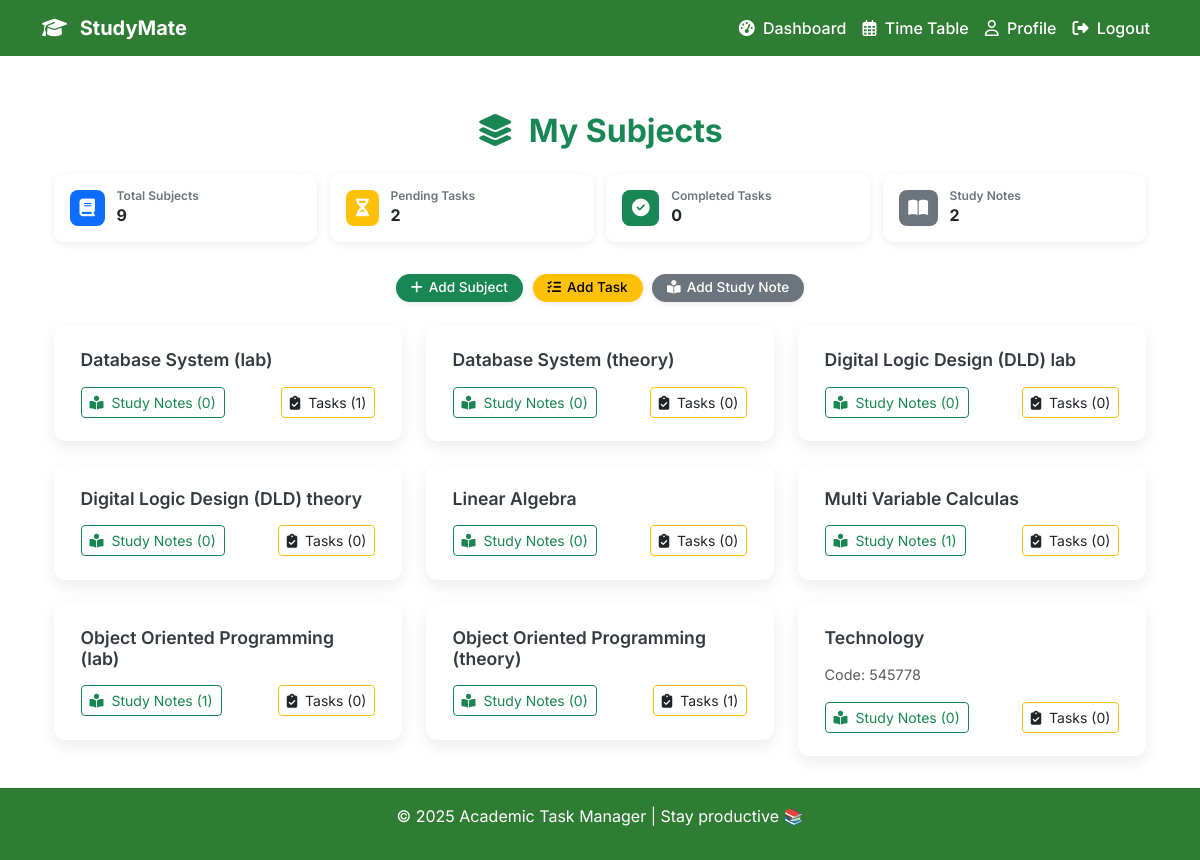
The app's page /dashboard/ (signed in), older data.
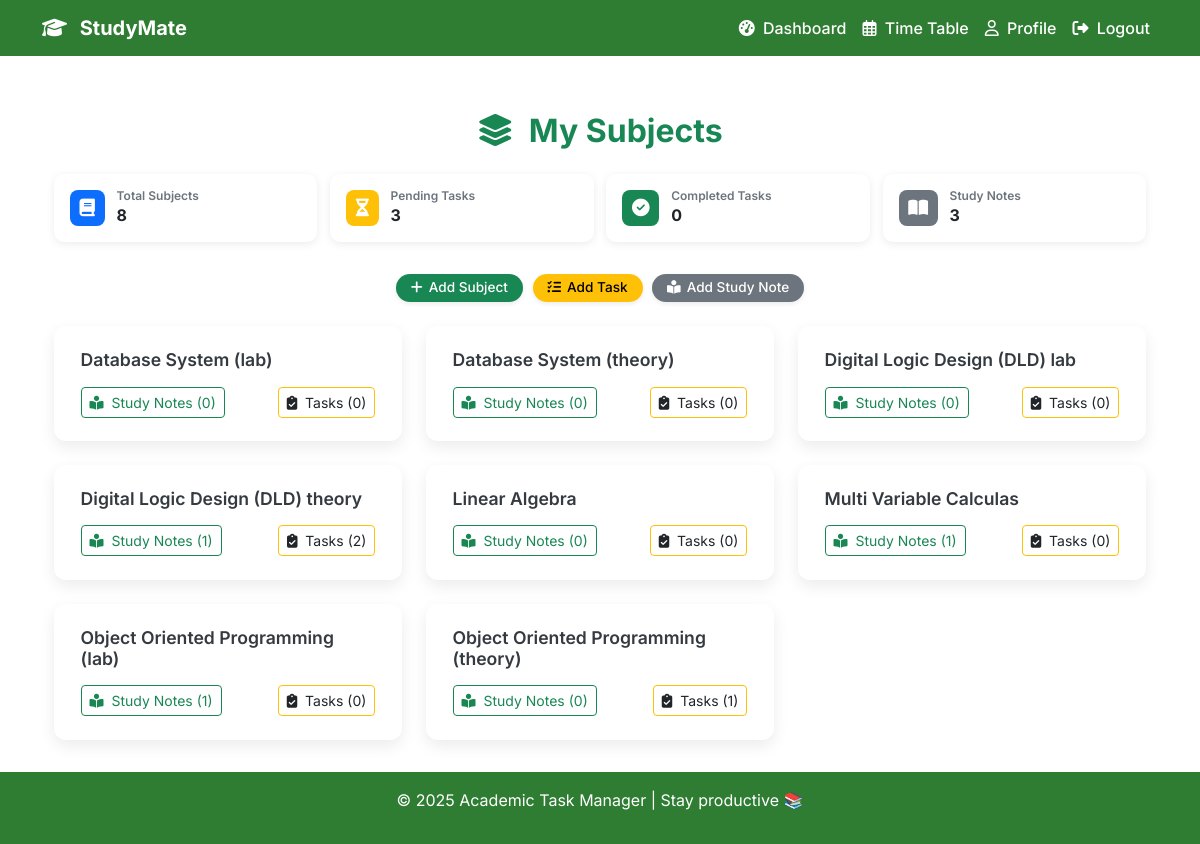
The same page, newer data.
### academy/models.py (models this page shows, shortened)
class Subject(models.Model):
    user = models.ForeignKey(
        settings.AUTH_USER_MODEL,
        on_delete=models.CASCADE,
        null=True,
        blank=True,
        help_text="Assign to a specific user (optional)"
    )
    name = models.CharField(max_length=50)
    course_code = models.CharField(max_length=20, null=True, blank=True)
    std_id = models.CharField(max_length=15, default="BSE-25S-006")
    semester = models.IntegerField(choices=SEMESTER_CHOICES, null=True, blank=True)

### academy/views.py (the view)
# urls.py: path("dashboard/", student_dashboard, name="student_dashboard"),
@login_required
def student_dashboard(request):
    user = request.user
    tasks_count = Task.objects.filter(user=request.user).count() or 0
    notes_count = LearningItem.objects.filter(user=request.user).count()  or 0
    timetable_count = TimeTable.objects.filter(user=request.user).count() or 0
    subjects = (
        Subject.objects
        .filter(semester=user.semester)
        .annotate(
            total_tasks=Count("task", distinct=True),  # total tasks related to this subject
            pending_tasks=Count("task", filter=Q(task__status="Pending")),
            completed_tasks=Count("task", filter=Q(task__status="Completed")),
            learning_items_count=Count("learning_items", distinct=True),  # uses related_name on LearningItem
        )
        .order_by("name")
    )
    task_pending_count = Task.objects.filter(user=user, status="Pending").count()
    task_completed_count = Task.objects.filter(user=user, status="Completed").count()
    learning_items_count = LearningItem.objects.filter(subject__semester=user.semester).count()
    context = {
        "subjects": subjects,
        "task_pending_count": task_pending_count,
        "task_completed_count": task_completed_count,
        "learning_items_count": learning_items_count,
        "tasks_count": tasks_count,
        "notes_count": notes_count,
        "timetable_count": timetable_count,
    }
    return render(request, "student_dashboard.html", context)

### templates/student_dashboard.html (shortened to what this page needs)
{% extends "base.html" %}
{% block content %}
<div class="container">
    <div class="dashboard-header">
        <h2 class="fw-bold text-success">
            <i class="fa-solid fa-layer-group me-2"></i> My Subjects
        </h2>
    </div>
    <div class="stats-row">
        <div class="stat-card stat-subjects">
            <div class="stat-icon"><i class="fa-solid fa-book"></i></div>
            <div class="stat-content">
                <h6>Total Subjects</h6>
                <p>{{ subjects.count }}</p>
            </div>
        </div>
        <div class="stat-card stat-pending">
            <div class="stat-icon"><i class="fa-solid fa-hourglass-half"></i></div>
            <div class="stat-content">
                <h6>Pending Tasks</h6>
                <p>{{ task_pending_count }}</p>
            </div>
        </div>
        <div class="stat-card stat-completed">
            <div class="stat-icon"><i class="fa-solid fa-check-circle"></i></div>
            <div class="stat-content">
                <h6>Completed Tasks</h6>
                <p>{{ task_completed_count }}</p>
            </div>
        </div>
        <div class="stat-card stat-notes">
            <div class="stat-icon"><i class="fa-solid fa-book-open"></i></div>
            <div class="stat-content">
                <h6>Study Notes</h6>
                <p>{{ learning_items_count }}</p>
            </div>
        </div>
    </div>
    <div class="action-badges">
        <a href="{% url 'add_subject' %}" class="badge text-bg-success">
            <i class="fa-solid fa-plus"></i> Add Subject
        </a>
        <a href="{% url 'add_task' %}" class="badge" style="background-color: #ffc107; color: #000;">
            <i class="fa-solid fa-tasks"></i> Add Task
        </a>
        <a href="{% url 'add_learning' %}" class="badge text-bg-secondary">
            <i class="fa-solid fa-book-open-reader"></i> Add Study Note
        </a>
    </div>
    {% if subjects %}
    <div class="row g-4">
        {% for subject in subjects %}
        <div class="col-md-6 col-lg-4">
            <div class="card subject-card">
                <div class="card-body">
                    <h5 class="card-title mb-3">{{ subject.name }}</h5>
                    {% if subject.course_code %}
                        <p class="text-muted mb-3">Code: {{ subject.course_code }}</p>
                    {% endif %}
                    <div class="d-flex justify-content-between">
                        <a href="{% url 'learning_items' subject.id %}" class="btn btn-sm btn-outline-success">
                            <i class="fa-solid fa-book-open-reader me-1"></i> Study Notes ({{ subject.learning_items_count|default:0 }})
                        </a>
                        <a href="{% url 'tasks' subject.id %}" class="btn btn-sm btn-outline-warning text-dark task_btn">
                            <i class="fa-solid fa-clipboard-check me-1" class="task-icon"></i> Tasks  ({{ subject.total_tasks|default:0 }})
                        </a>
                    </div>
                </div>
            </div>
        </div>
        {% endfor %}
    </div>
{% else %}
    <div class="text-center py-5">
        <div style="font-size: 3rem;" class="mb-3 text-muted">📭</div>
        <h5 class="text-muted">No subjects assigned for this semester.</h5>
    </div>
{% endif %}
</div>
{% endblock %}

Row changes from the older to the newer data that the page shows:
removed Subject: name "Technology", course_code "545778", learning_items_count "0", total_tasks "0"
computed for Subject "Database System (lab)": total_tasks "1" → "0"
computed for Subject "Digital Logic Design (DLD) theory": learning_items_count "0" → "1"; total_tasks "0" → "2"
Text that changed along with them:
{{ subjects.count }}: "9" → "8"
{{ task_pending_count }}: "2" → "3"
{{ learning_items_count }}: "2" → "3"
